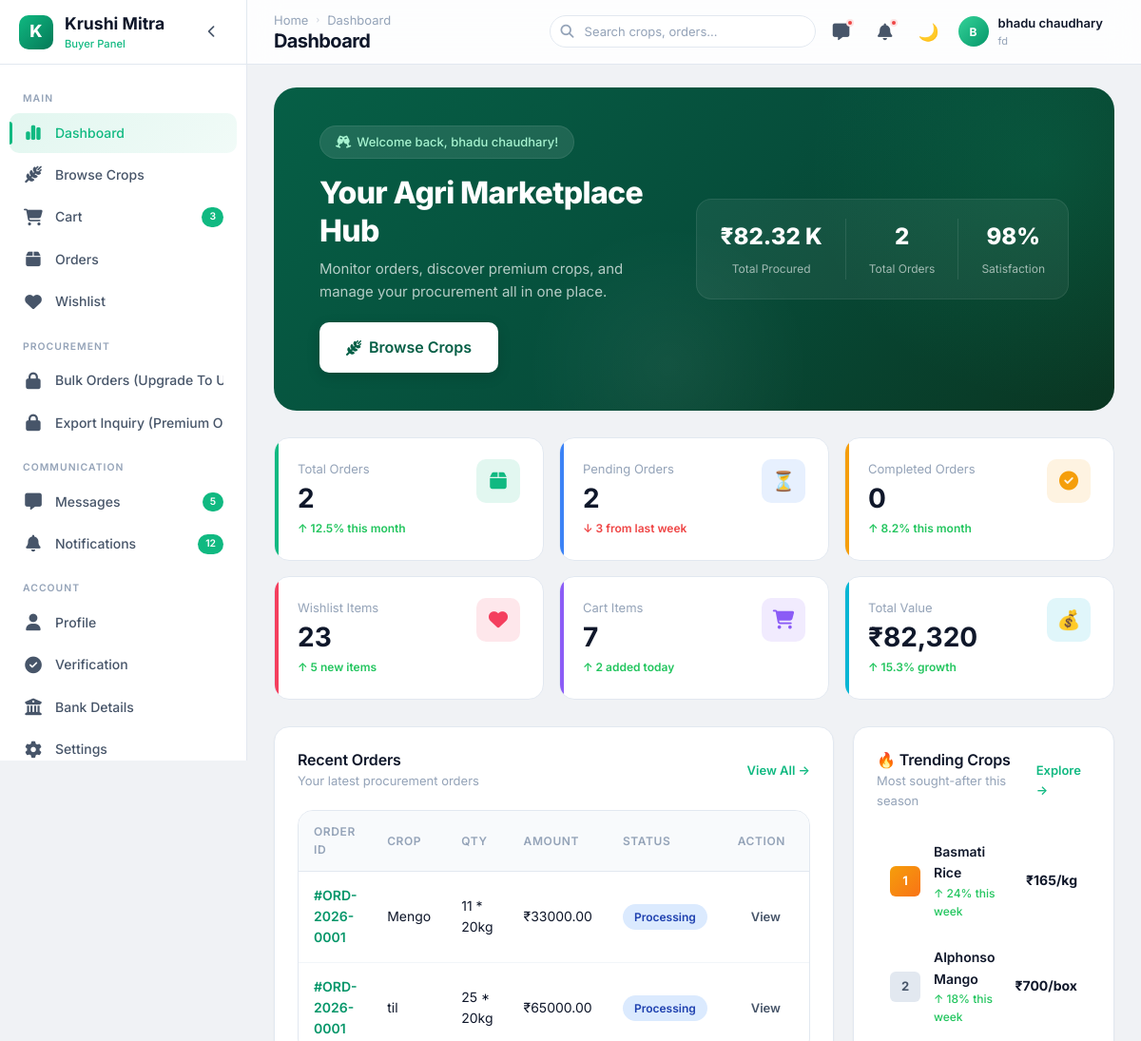
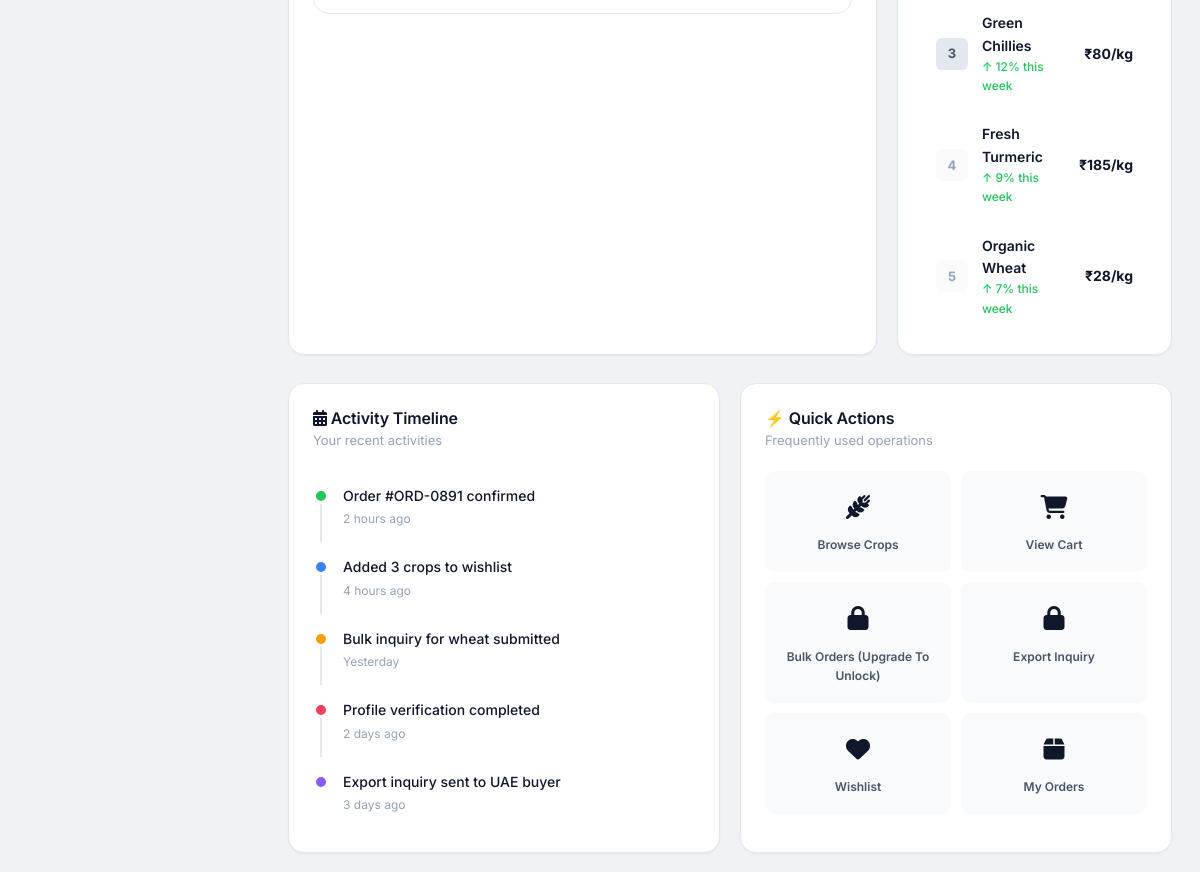
Before: /buyer/dashboard/ (signed in, upper part) with the older database file (2 pictures, top to bottom).
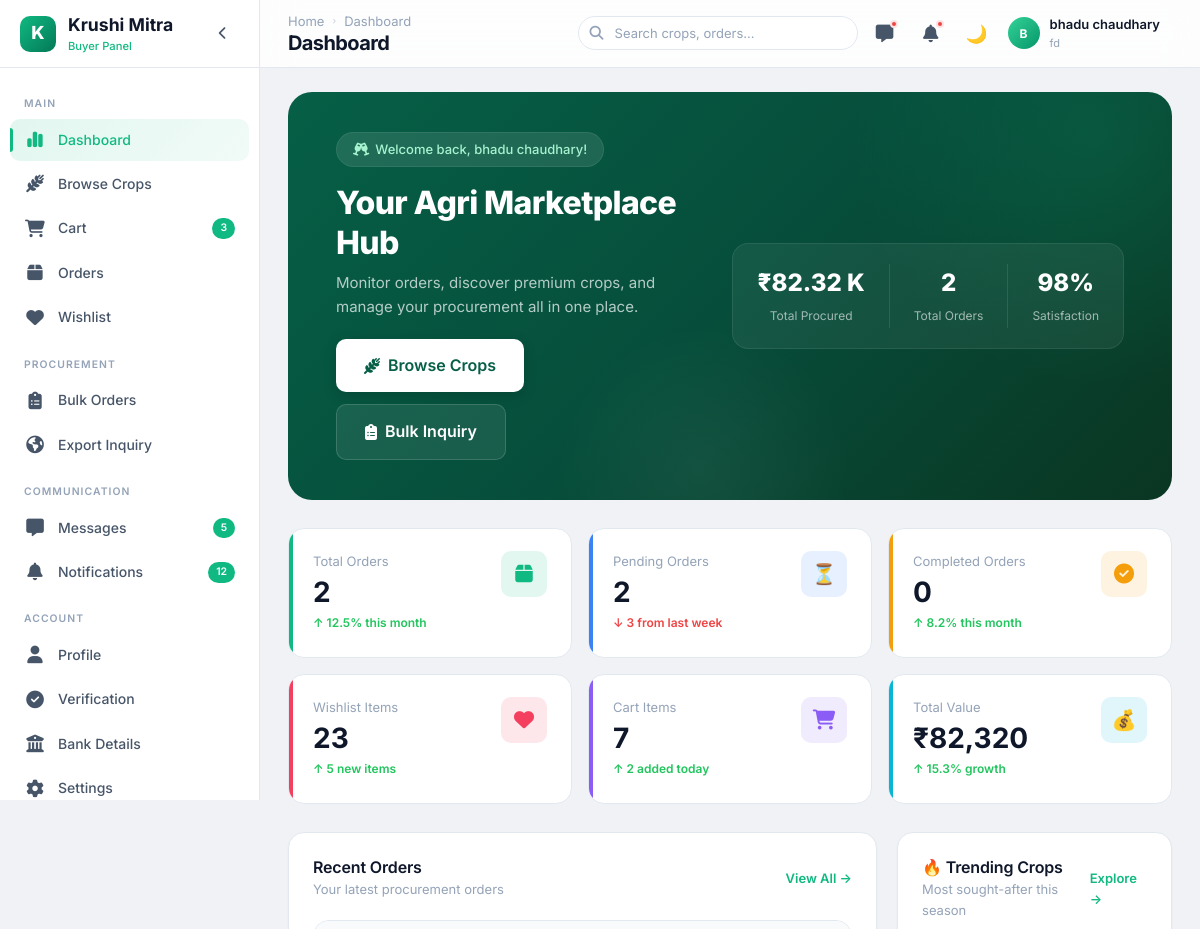
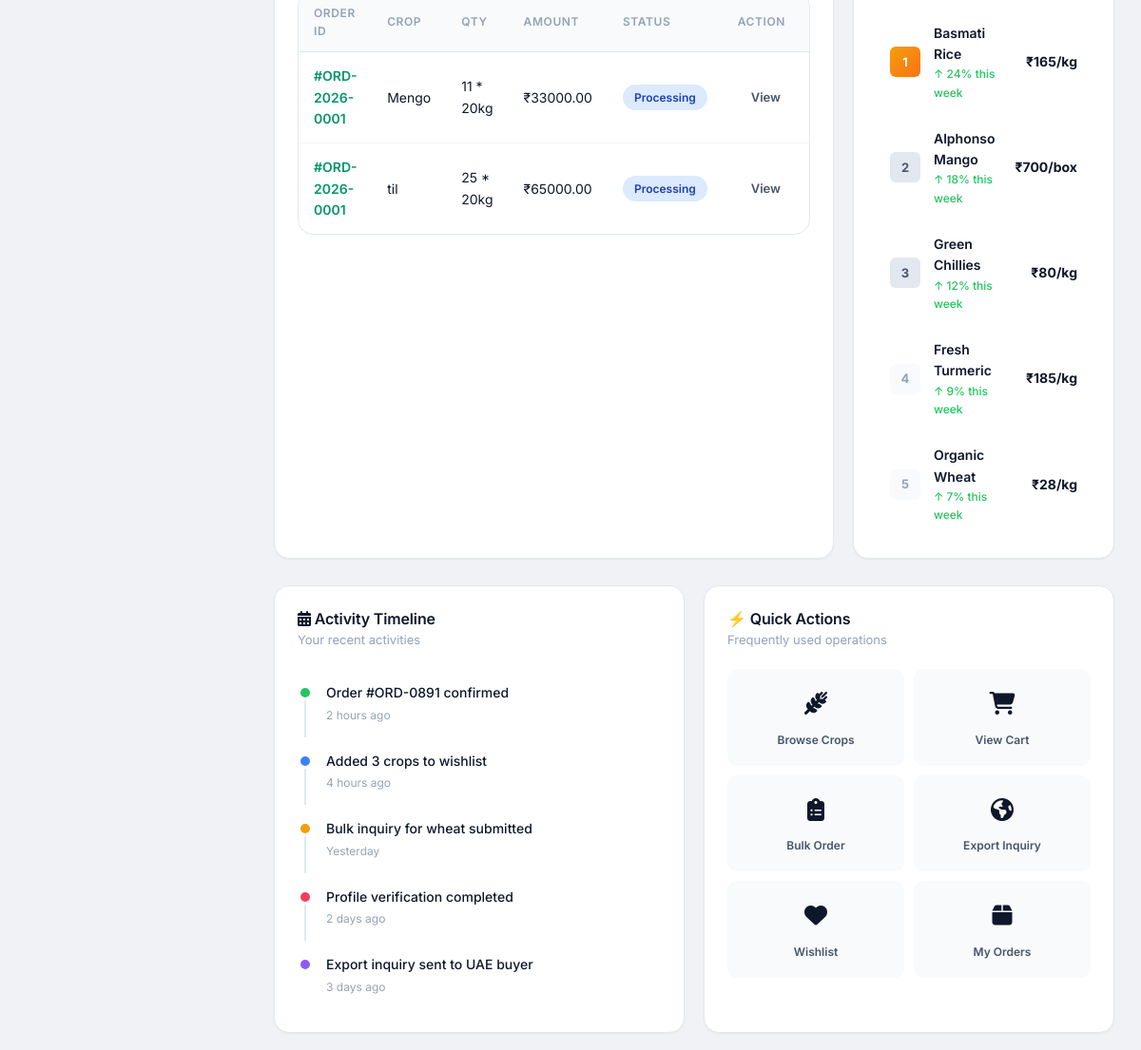
After: the same page with the newer database file (2 pictures, top to bottom).
### farmer/views.py (the view)
        def wrapper(request, *args, **kwargs):
            if "contact" in request.session:
                try:
                    user = User.objects.get(contact=request.session['contact'])
                    request.uid = user
                    if user.role not in allowed_roles:
                        messages.error(request, "Access Denied")
                        return redirect('login')
                    return view_function(request, *args, **kwargs)
                except User.DoesNotExist:
                    return redirect('login')
            return redirect('login')

### buyer/models.py (called while the page is built)
    @property
    def end_date(self):
        if self.premium_time == "Monthly":
            return self.purchase_date + relativedelta(months=1)
        elif self.premium_time == "Yearly":
            return self.purchase_date + relativedelta(years=1)

    @property
    def is_expired(self):
        if self.premium_type == "Free":
            return False
        return timezone.now() > self.end_date

    def check_subscription(self):
        if self.is_expired:
            self.premium_type = "Free"
            self.premium_time = "Monthly"
            self.save()

### buyer/views.py (called while the page is built)
def format_indian_number(value):
    value = float(value)
    if value >= 10000000:  # 1 Crore
        return f"{value / 10000000:.2f} Cr"
    elif value >= 100000:  # 1 Lakh
        return f"{value / 100000:.2f} Lakh"
    elif value >= 1000:  # 1 Thousand
        return f"{value / 1000:.2f} K"
    else:
        return f"{value:.2f}"

### buyer/templates/buyer/dashboard.html (shortened to what the changed rows need)
<!DOCTYPE html>
{% load static %}
<html lang="en" data-theme="light">
<head>
  <link rel="stylesheet" href="{% static 'buyer/css/style.css' %}">
  <link rel="stylesheet" href="{% static 'buyer/css/dashboard.css' %}">
  <link rel="stylesheet" href="https://cdnjs.cloudflare.com/ajax/libs/font-awesome/6.4.0/css/all.min.css">
</head>
<body>
  <div class="app-layout">
    <aside class="sidebar">
      <nav class="sidebar-nav">
        {% if buyr.is_premiume %}
        <a href="{% url 'buyer_bulk_order' %}" class="sidebar-item" data-tooltip="Bulk Orders">
          <span class="sidebar-item-icon"><i class="fa-solid fa-clipboard-list"></i></span>
          <span class="sidebar-item-text">Bulk Orders</span>
        </a>
        {% if premium_type.premium_type == 'Premium' %}
        <a href="{% url 'buyer_export_inquiry' %}" class="sidebar-item">
          <span class="sidebar-item-icon"><i class="fa-solid fa-earth-americas"></i></span>
          <span class="sidebar-item-text">Export Inquiry</span>
        </a>
        {% else %}
        <a href="#" class="sidebar-item disabled-link"
          onclick="alert('Export Inquiry is available for Premium users only.'); return false;">
          <span class="sidebar-item-icon"><i class="fa-solid fa-lock"></i></span>
          <span class="sidebar-item-text">Export Inquiry (Premium Only)</span>
        </a>
        {% endif %}
        {% else %}
        <a href="#" class="sidebar-item disabled-link" onclick="alert('Upgrade To Unlock Bulk Orders'); return false;">
          <span class=" sidebar-item-icon"><i class="fa-solid fa-lock"></i></span>
          <span class="sidebar-item-text">Bulk Orders (Upgrade To Unlock)</span>
        </a>
        <a href="#" class="sidebar-item disabled-link"
          onclick="alert('Export Inquiry is available for Premium users only.'); return false;">
          <span class="sidebar-item-icon"><i class="fa-solid fa-lock"></i></span>
          <span class="sidebar-item-text">Export Inquiry (Premium Only)</span>
        </a>
        {% endif %}
      </nav>
    </aside>
    <div class="main-wrapper">
      <header class="navbar">
        <div class="navbar-left">
          <div>
            <h1 class="page-title">Dashboard</h1>
          </div>
        </div>
      </header>
      <main class="main-content">
        <section class="hero-banner page-reveal stagger-children">
          <div class="hero-content">
            <h2 class="hero-title">Your Agri Marketplace Hub</h2>
            <div class="hero-actions">
              <a href="{% url 'buyer_browse_crops' %}" class="btn btn-primary btn-lg"><i class="fa-solid fa-wheat-awn"></i> Browse Crops</a>
              {% if buyr.is_premiume %}
              <a href="{% url 'buyer_bulk_order' %}" class="btn btn-secondary btn-lg"><i class="fa-solid fa-clipboard-list"></i> Bulk Inquiry</a>
              {%endif%}
            </div>
          </div>
        </section>
        <div class="dashboard-grid-2 page-reveal">
          <section class="card recent-orders-card">
            <div class="table-container">
              <table class="table">
                <thead>
                  <tr>
                    <th>Order ID</th>
                    <th>Crop</th>
                    <th>Qty</th>
                    <th>Amount</th>
                    <th>Status</th>
                    <th>Action</th>
                  </tr>
                </thead>
              </table>
            </div>
          </section>
        </div>
        <div class="dashboard-grid-3 page-reveal">
          <section class="card">
            <div class="quick-actions-grid">
              {% if buyr.is_premiume %}
              <a href="{% url 'buyer_bulk_order' %}" class="quick-action-item">
                <span class="quick-action-icon"><i class="fa-solid fa-clipboard-list"></i></span>
                <span class="quick-action-label">Bulk Order</span>
              </a>
              {% if premium_type.premium_type == 'Premium' %}
              <a href="{% url 'buyer_export_inquiry' %}" class="quick-action-item">
                <span class="quick-action-icon"><i class="fa-solid fa-earth-americas"></i></span>
                <span class="quick-action-label">Export Inquiry</span>
              </a>
              {% else %}
              <a href="#" class="quick-action-item"
                onclick="alert('Export Inquiry is available for Premium users only.'); return false;">
                <span class="quick-action-icon"><i class="fa-solid fa-lock"></i></span>
                <span class="quick-action-label">Export Inquiry</span>
              </a>
              {% endif %}
              {% else %}
              <a href="#" class="quick-action-item" onclick="alert('Upgrade To Unlock Bulk Orders'); return false;">
                <span class="quick-action-icon"><i class="fa-solid fa-lock"></i></span>
                <span class="quick-action-label">Bulk Orders (Upgrade To Unlock)</span>
              </a>
              <a href="#" class="quick-action-item"
                onclick="alert('Export Inquiry is available for Premium users only.'); return false;">
                <span class="quick-action-icon"><i class="fa-solid fa-lock"></i></span>
                <span class="quick-action-label">Export Inquiry</span>
              </a>
              {% endif %}
            </div>
          </section>
        </div>
      </main>
    </div>
  </div>
</body>
</html>

Changed rows visible on the page:
changed Buyer "fd": is_premiume False → True (drawn)
Other visible differences:
text no longer shown: "Bulk Orders (Upgrade To… Export Inquiry (Premium… Bulk Orders (Upgrade To Unlock)"
text now shown: "Bulk Orders Bulk Inquiry Bulk Order"
